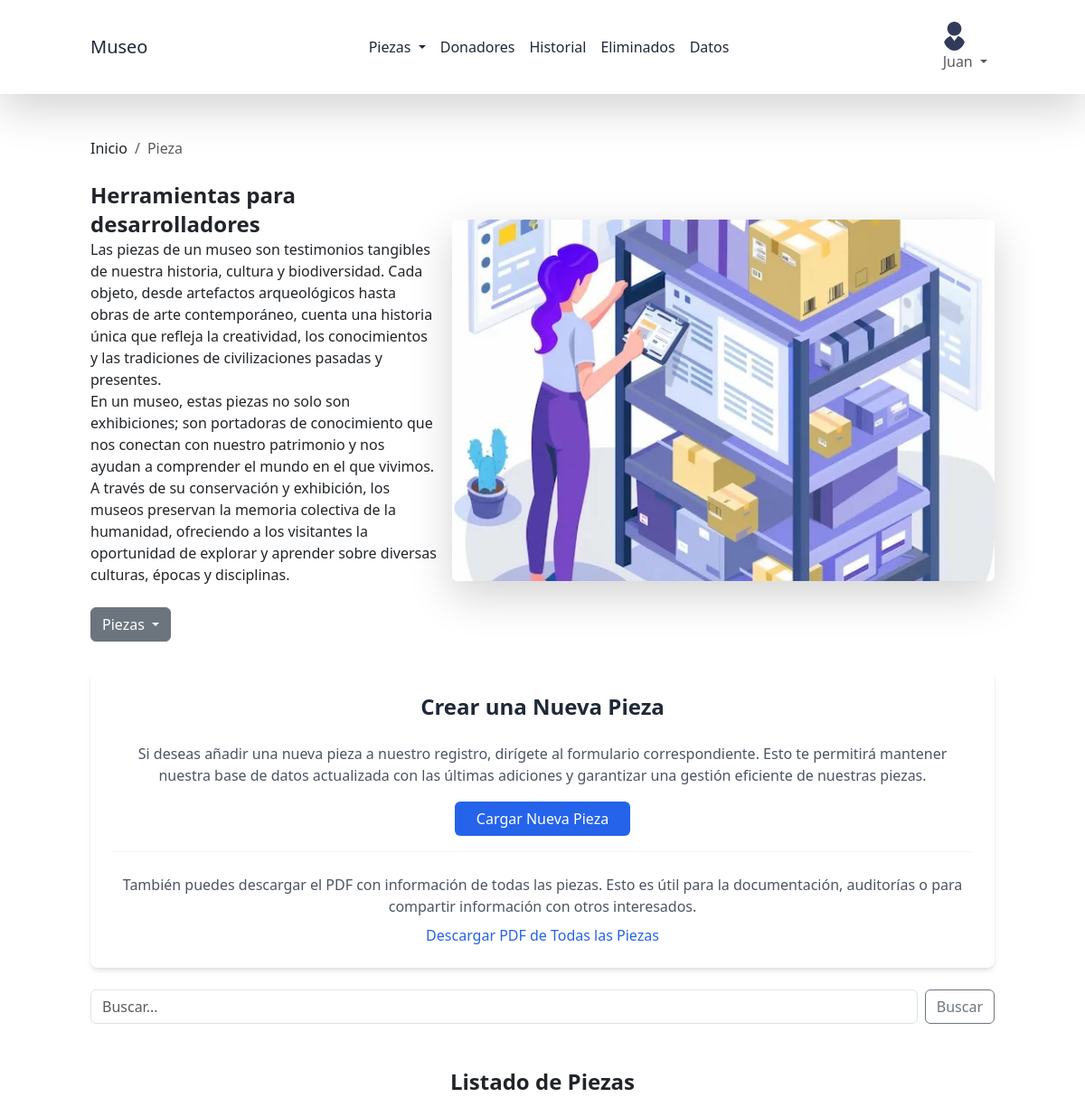
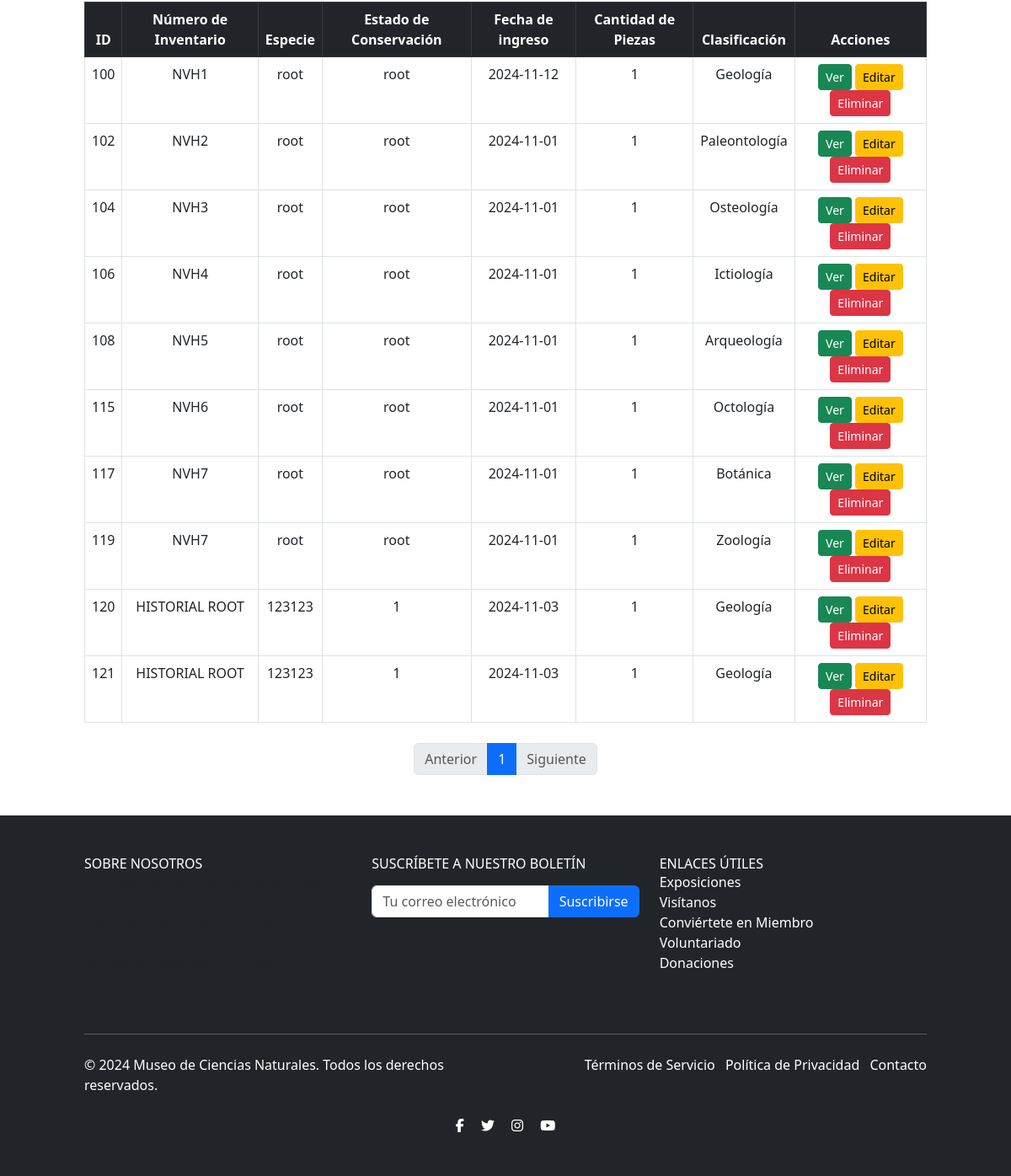
The app's page /listados/piezasListado.php (signed in) with its own data (2 pictures, top to bottom).
### tables this page shows
CREATE TABLE `pieza` (
  `idPieza` int(11) NOT NULL,
  `num_inventario` varchar(255) DEFAULT NULL,
  `especie` varchar(255) DEFAULT NULL,
  `estado_conservacion` varchar(255) DEFAULT NULL,
  `fecha_ingreso` date DEFAULT NULL,
  `cantidad_de_piezas` varchar(255) DEFAULT NULL,
  `clasificacion` varchar(255) DEFAULT NULL,
  `observacion` varchar(255) DEFAULT NULL,
  `imagen` varchar(255) DEFAULT NULL,
  `Donante_idDonante` int(11) NOT NULL
);

### modelo/bd.php (called while the page is built, shortened)
<?php
class Db {
	public function __construct($host='localhost',$db_name='museo',$db_user='root',$db_pass='') {
		$this->host = $host;
		$this->db = $db_name;
		$this->user = $db_user;
		$this->pass = $db_pass;
		try {
           $this->conection = new PDO('mysql:host='.$this->host.'; dbname='.$this->db, $this->user, $this->pass);
        } catch (PDOException $e) {
            echo $e->getCode()." ; ".$e->getMessage();
            exit();
        }
	}
}

### modelo/pieza.php (called while the page is built, shortened)
<?php
require_once "bd.php";
class Pieza {
    protected $conection;
    private function getConection() {
        $db = new Db();
        $this->conection = $db->conection;
    }
    public function getPiezasPaginadas($limite, $offset) {
        $sql = "SELECT * FROM pieza LIMIT :limite OFFSET :offset";
        $stmt = $this->conection->prepare($sql);
        $stmt->bindParam(':limite', $limite, PDO::PARAM_INT);
        $stmt->bindParam(':offset', $offset, PDO::PARAM_INT);
        $stmt->execute();
        return $stmt->fetchAll(PDO::FETCH_ASSOC);
    }
    public function getTotalPiezas() {
        $sql = "SELECT COUNT(*) as total FROM pieza";
        $stmt = $this->conection->prepare($sql);
        $stmt->execute();
        $result = $stmt->fetch(PDO::FETCH_ASSOC);
        return $result['total'];
    }
}
?>

### listados/piezasListado.php (the view, shortened to what this page needs)
<?php
require_once "../modelo/pieza.php";
$breadcrumb = "Pieza";
$pieza = new Pieza();
$porPagina = 10;
$paginaActual = isset($_GET['pagina']) ? intval($_GET['pagina']) : 1;
$offset = ($paginaActual - 1) * $porPagina;
$piezas = $pieza->getPiezasPaginadas($porPagina, $offset);
$totalPiezas = $pieza->getTotalPiezas();
$totalPaginas = ceil($totalPiezas / $porPagina);
?>
<!DOCTYPE html>
<html lang="es">
<head>
    <link href="https://cdn.jsdelivr.net/npm/bootstrap@5.3.0/dist/css/bootstrap.min.css" rel="stylesheet">
    <link href="https://cdn.jsdelivr.net/npm/tailwindcss@2.2.19/dist/tailwind.min.css" rel="stylesheet">
    <link rel="stylesheet" href="../public/css/index.css">
</head>
<?php include('../includes/navListados.php')?>
<?php include('../includes/breadcrumb.php')?>
<div class="container mt-8 text-center">
    <div class="bg-white shadow-md rounded-lg p-6">
        <h4 class="text-2xl font-bold text-gray-800 mb-4">Crear una Nueva Pieza</h4>
        <p class="text-gray-600 mb-4">
            Si deseas añadir una nueva pieza a nuestro registro, dirígete al formulario correspondiente. Esto te permitirá mantener nuestra base de datos actualizada con las últimas adiciones y garantizar una gestión eficiente de nuestras piezas.
        </p>
        <a href="./funciones/formularioAgregar.php" class="bg-blue-600 text-white px-4 py-2 rounded hover:bg-blue-500 transition">Cargar Nueva Pieza</a>
        <hr class="my-4 border-gray-300">
        <p class="mb-2 text-gray-600">
            También puedes descargar el PDF con información de todas las piezas. Esto es útil para la documentación, auditorías o para compartir información con otros interesados.
        </p>
        <a target="_blank" href="./funciones/generarPDFall.php" class="text-blue-600 hover:underline">Descargar PDF de Todas las Piezas</a>
    </div>
</div>
<div class="container mt-4">
    <div class="search-box">
        <form class="d-flex" id="searchForm" action="./funciones/buscarPieza.php" method="post">
            <input class="form-control me-2" type="search" id="searchInput" placeholder="Buscar..." aria-label="Buscar">
            <button class="btn btn-outline-secondary" type="submit">Buscar</button>
        </form>
    </div>
</div>
<div class="container mt-5">
    <h1 class="mb-4 text-center text-2xl font-bold">Listado de Piezas</h1>
    <table class="table table-hover table-bordered">
    <thead class="table-dark text-center">
        <tr>
            <th>ID</th>
            <th>Número de Inventario</th>
            <th>Especie</th>
            <th>Estado de Conservación</th>
            <th>Fecha de ingreso</th>
            <th>Cantidad de Piezas</th>
            <th>Clasificación</th>
            <th>Acciones</th>
        </tr>
    </thead>
    <tbody>
        <?php if (!empty($piezas)) : ?>
            <?php foreach ($piezas as $p) : ?>
                <tr id="pieza-<?php echo $p['idPieza']; ?>" class="text-center">
                    <td><?php echo $p['idPieza']; ?></td>
                    <td><?php echo $p['num_inventario']; ?></td>
                    <td><?php echo $p['especie']; ?></td>
                    <td><?php echo $p['estado_conservacion']; ?></td>
                    <td><?php echo $p['fecha_ingreso']; ?></td>
                    <td><?php echo $p['cantidad_de_piezas']; ?></td>
                    <td><?php echo $p['clasificacion']; ?></td>
                    <td>
                        <a href="funciones/verPieza.php?id=<?php echo $p['idPieza']; ?>" class="btn btn-success btn-sm">Ver</a>
                        <a href="funciones/editarPieza.php?id=<?php echo $p['idPieza']; ?>&clasificacion=<?php echo $p['clasificacion']; ?>" class="btn btn-warning btn-sm">Editar</a>
                        <a href="funciones/eliminarPieza.php?id=<?php echo $p['idPieza']; ?>&clasificacion=<?php echo $p['clasificacion']; ?>" class="btn btn-danger btn-sm">Eliminar</a>
                    </td>
                </tr>
            <?php endforeach; ?>
        <?php else : ?>
            <tr>
                <td colspan="9" class="text-center">No hay piezas registradas.</td>
            </tr>
        <?php endif; ?>
    </tbody>
</table>
      <nav aria-label="Paginación" class="mt-4">
        <ul class="pagination justify-content-center">
            <li class="page-item <?php echo $paginaActual == 1 ? 'disabled' : ''; ?>">
                <a class="page-link" href="?pagina=<?php echo $paginaActual - 1; ?>" tabindex="-1">Anterior</a>
            </li>
            <?php for ($i = 1; $i <= $totalPaginas; $i++) : ?>
                <li class="page-item <?php echo $i == $paginaActual ? 'active' : ''; ?>">
                    <a class="page-link" href="?pagina=<?php echo $i; ?>"><?php echo $i; ?></a>
                </li>
            <?php endfor; ?>
            <li class="page-item <?php echo $paginaActual == $totalPaginas ? 'disabled' : ''; ?>">
                <a class="page-link" href="?pagina=<?php echo $paginaActual + 1; ?>">Siguiente</a>
            </li>
        </ul>
    </nav>
</div>
</body>
<?php include('../includes/footer.php') ?>
</html>

### includes/navListados.php (shortened to what this page needs)
<?php if (isset($_SESSION['usuario_activo']) and ($_SESSION['nivel']=='administrador')){ ?>
<nav class="navbar navbar-expand-lg bg-white shadow-lg p-3">
  <div class="container">
    <a class="navbar-brand text-gray-800" href="../index.php">Museo</a>
    <div class="collapse navbar-collapse" id="navbarNav">
      <ul class="navbar-nav ms-auto">
        <li class="nav-item dropdown">
          <a class="nav-link dropdown-toggle text-gray-800" href="#" id="piezasDropdown" role="button" data-bs-toggle="dropdown" aria-haspopup="true" aria-expanded="false">
            Piezas
          </a>
        </li>
        <li class="nav-item">
          <a class="nav-link text-gray-800" href="./donadoresLista.php">Donadores</a>
        </li>
        <li class="nav-item">
          <a class="nav-link text-gray-800" href="./historial.php">Historial</a>
        </li>
        <li class="nav-item">
          <a class="nav-link text-gray-800" href="./eliminados.php">Eliminados</a>
        </li>
        <li class="nav-item">
          <a class="nav-link text-gray-800" href="./verPiezaEliminada.php">Datos</a>
        </li>
      </ul>
      <ul class="navbar-nav ms-auto">
        <li class="nav-item dropdown">
          <a class="nav-link dropdown-toggle" href="#" id="usuarioDropdown" role="button" data-bs-toggle="dropdown" aria-haspopup="true" aria-expanded="false">
            <img src="../assets/img/user.png" alt="Usuario" class="rounded-circle">
            <?php echo $_SESSION['usuario_activo']; ?>
          </a>
        </li>
      </ul>
    </div>
  </div>
</nav>
<?php } ?>

### includes/breadcrumb.php (shortened to what this page needs)
<div class="container mt-5 d-flex flex-column flex-md-row">
    <div class="flex-fill me-md-3">
        <nav aria-label="breadcrumb">
            <ol class="breadcrumb">
                <li class="breadcrumb-item">Inicio</li>
                <li class="breadcrumb-item active" aria-current="page"><?= $breadcrumb ?></li>
            </ol>
        </nav>
        <div class="mt-4">
            <h5 class="text-2xl font-semibold">Herramientas para desarrolladores</h5>
            <p>Las piezas de un museo son testimonios tangibles de nuestra historia, cultura y biodiversidad. Cada objeto, desde artefactos arqueológicos hasta obras de arte contemporáneo, cuenta una historia única que refleja la creatividad, los conocimientos y las tradiciones de civilizaciones pasadas y presentes.</p>
            <p>En un museo, estas piezas no solo son exhibiciones; son portadoras de conocimiento que nos conectan con nuestro patrimonio y nos ayudan a comprender el mundo en el que vivimos. A través de su conservación y exhibición, los museos preservan la memoria colectiva de la humanidad, ofreciendo a los visitantes la oportunidad de explorar y aprender sobre diversas culturas, épocas y disciplinas.</p>
        </div>
        <div class="dropdown mt-4">
            <button class="btn btn-secondary dropdown-toggle" type="button" id="piezasDropdown" data-bs-toggle="dropdown" aria-expanded="false">
                Piezas
            </button>
        </div>
    </div>
    <div class="mt-4 flex-fill d-flex justify-content-center align-items-center">
        <div class="image-box shadow-lg rounded overflow-hidden">
            <img src="../assets/img/gestion de inventario.webp" alt="Imagen Genérica" class="img-ajustada">
        </div>
    </div>
</div>

### includes/footer.php (shortened to what this page needs)
<footer class="bg-dark text-white mt-5 p-5">
  <div class="container mx-auto">
    <div class="row">
      <div class="col-lg-4 mb-4">
        <h5 class="text-uppercase">Sobre Nosotros</h5>
        <p class="text-muted">
        </p>
      </div>
      <div class="col-lg-4 mb-4">
        <h5 class="text-uppercase">Suscríbete a nuestro boletín</h5>
        <form id="subscriptionForm" action="../contacto/correo.php" method="POST" class="mt-3">
          <div class="input-group">
            <input type="email" class="form-control" placeholder="Tu correo electrónico" aria-label="Email" required>
            <button class="btn btn-primary" type="submit">Suscribirse</button>
          </div>
        </form>
      </div>
      <div class="col-lg-4 mb-4">
        <h5 class="text-uppercase">Enlaces Útiles</h5>
        <ul class="list-unstyled">
          <li><a href="#" class="text-white hover:text-gray-400">Exposiciones</a></li>
          <li><a href="#" class="text-white hover:text-gray-400">Visítanos</a></li>
          <li><a href="#" class="text-white hover:text-gray-400">Conviértete en Miembro</a></li>
          <li><a href="#" class="text-white hover:text-gray-400">Voluntariado</a></li>
          <li><a href="#" class="text-white hover:text-gray-400">Donaciones</a></li>
        </ul>
      </div>
    </div>
    <hr class="my-4">
    <div class="row">
      <div class="col-md-6">
        <p>&copy; 2024 Museo de Ciencias Naturales. Todos los derechos reservados.</p>
      </div>
      <div class="col-md-6 text-md-end">
        <ul class="list-inline">
          <li class="list-inline-item">
            <a href="#" class="text-white hover:text-gray-400">Términos de Servicio</a>
          </li>
          <li class="list-inline-item">
            <a href="#" class="text-white hover:text-gray-400">Política de Privacidad</a>
          </li>
          <li class="list-inline-item">
            <a href="https://www.instagram.com/museocsnaturales/" class="text-white hover:text-gray-400" target="_blank">Contacto</a>
          </li>
        </ul>
      </div>
    </div>
    <div class="social-icons mt-4 text-center">
      <a href="#" class="text-white mx-2 hover:text-gray-400">
        <i class="fab fa-facebook-f"></i>
      </a>
      <a href="#" class="text-white mx-2 hover:text-gray-400">
        <i class="fab fa-twitter"></i>
      </a>
      <a href="#" class="text-white mx-2 hover:text-gray-400">
        <i class="fab fa-instagram"></i>
      </a>
      <a href="#" class="text-white mx-2 hover:text-gray-400">
        <i class="fab fa-youtube"></i>
      </a>
    </div>
  </div>
</footer>

### includes/breadcrumb.php (style rules this page uses)
.image-box { width: 600px; height: 400px; }
.img-ajustada { width: 100%; height: 100%; object-fit: cover; }

### records on screen
pieza: idPieza "100", num_inventario "NVH1", especie "root", estado_conservacion "root", fecha_ingreso "2024-11-12", cantidad_de_piezas "1", clasificacion "Geología"
pieza: idPieza "102", num_inventario "NVH2", especie "root", estado_conservacion "root", fecha_ingreso "2024-11-01", cantidad_de_piezas "1", clasificacion "Paleontología"
pieza: idPieza "104", num_inventario "NVH3", especie "root", estado_conservacion "root", fecha_ingreso "2024-11-01", cantidad_de_piezas "1", clasificacion "Osteología"
pieza: idPieza "106", num_inventario "NVH4", especie "root", estado_conservacion "root", fecha_ingreso "2024-11-01", cantidad_de_piezas "1", clasificacion "Ictiología"
pieza: idPieza "108", num_inventario "NVH5", especie "root", estado_conservacion "root", fecha_ingreso "2024-11-01", cantidad_de_piezas "1", clasificacion "Arqueología"
pieza: idPieza "115", num_inventario "NVH6", especie "root", estado_conservacion "root", fecha_ingreso "2024-11-01", cantidad_de_piezas "1", clasificacion "Octología"
pieza: idPieza "117", num_inventario "NVH7", especie "root", estado_conservacion "root", fecha_ingreso "2024-11-01", cantidad_de_piezas "1", clasificacion "Botánica"
pieza: idPieza "119", num_inventario "NVH7", especie "root", estado_conservacion "root", fecha_ingreso "2024-11-01", cantidad_de_piezas "1", clasificacion "Zoología"
pieza: idPieza "120", num_inventario "HISTORIAL ROOT", especie "123123", estado_conservacion "1", fecha_ingreso "2024-11-03", cantidad_de_piezas "1", clasificacion "Geología"
pieza: idPieza "121", num_inventario "HISTORIAL ROOT", especie "123123", estado_conservacion "1", fecha_ingreso "2024-11-03", cantidad_de_piezas "1", clasificacion "Geología"

### other values on screen
$_SESSION['usuario_activo'] "Juan"
$breadcrumb "Pieza"
